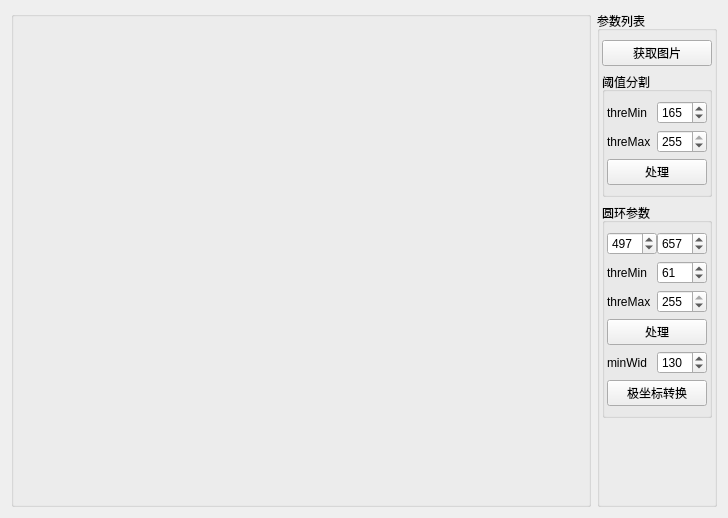
<?xml version="1.0" encoding="UTF-8"?>
<ui version="4.0">
 <class>duanhanWidget</class>
 <widget class="QWidget" name="duanhanWidget">
  <property name="geometry">
   <rect>
    <x>0</x>
    <y>0</y>
    <width>728</width>
    <height>518</height>
   </rect>
  </property>
  <property name="windowTitle">
   <string>Form</string>
  </property>
  <layout class="QHBoxLayout" name="horizontalLayout">
   <item>
    <layout class="QHBoxLayout" name="horizontalLayout_3">
     <property name="leftMargin">
      <number>0</number>
     </property>
     <item>
      <widget class="QGroupBox" name="grpbx_src">
       <property name="sizePolicy">
        <sizepolicy hsizetype="Expanding" vsizetype="Preferred">
         <horstretch>0</horstretch>
         <verstretch>0</verstretch>
        </sizepolicy>
       </property>
       <property name="title">
        <string/>
       </property>
       <layout class="QHBoxLayout" name="horizontalLayout_2">
        <property name="leftMargin">
         <number>0</number>
        </property>
        <property name="topMargin">
         <number>0</number>
        </property>
        <property name="rightMargin">
         <number>0</number>
        </property>
        <property name="bottomMargin">
         <number>0</number>
        </property>
        <item>
         <layout class="QHBoxLayout" name="hlay_src"/>
        </item>
       </layout>
      </widget>
     </item>
     <item>
      <widget class="QGroupBox" name="groupBox">
       <property name="minimumSize">
        <size>
         <width>120</width>
         <height>50</height>
        </size>
       </property>
       <property name="title">
        <string>参数列表</string>
       </property>
       <layout class="QVBoxLayout" name="verticalLayout_3">
        <property name="leftMargin">
         <number>2</number>
        </property>
        <property name="rightMargin">
         <number>2</number>
        </property>
        <item>
         <widget class="QPushButton" name="btn_getImg">
          <property name="text">
           <string>获取图片</string>
          </property>
         </widget>
        </item>
        <item>
         <widget class="QGroupBox" name="groupBox_2">
          <property name="title">
           <string>阈值分割</string>
          </property>
          <layout class="QVBoxLayout" name="verticalLayout_4">
           <property name="leftMargin">
            <number>2</number>
           </property>
           <property name="rightMargin">
            <number>2</number>
           </property>
           <item>
            <layout class="QHBoxLayout" name="horizontalLayout_4">
             <property name="spacing">
              <number>0</number>
             </property>
             <property name="topMargin">
              <number>0</number>
             </property>
             <item>
              <widget class="QLabel" name="label_2">
               <property name="text">
                <string>threMin</string>
               </property>
              </widget>
             </item>
             <item>
              <widget class="QSpinBox" name="spin_threMin">
               <property name="minimum">
                <number>0</number>
               </property>
               <property name="maximum">
                <number>255</number>
               </property>
               <property name="value">
                <number>165</number>
               </property>
              </widget>
             </item>
            </layout>
           </item>
           <item>
            <layout class="QHBoxLayout" name="horizontalLayout_5">
             <property name="spacing">
              <number>0</number>
             </property>
             <property name="topMargin">
              <number>0</number>
             </property>
             <item>
              <widget class="QLabel" name="label_3">
               <property name="text">
                <string>threMax</string>
               </property>
              </widget>
             </item>
             <item>
              <widget class="QSpinBox" name="spin_threMax">
               <property name="maximum">
                <number>255</number>
               </property>
               <property name="value">
                <number>255</number>
               </property>
              </widget>
             </item>
            </layout>
           </item>
           <item>
            <widget class="QPushButton" name="btn_detect">
             <property name="text">
              <string>处理</string>
             </property>
            </widget>
           </item>
          </layout>
         </widget>
        </item>
        <item>
         <widget class="QGroupBox" name="groupBox_3">
          <property name="title">
           <string>圆环参数</string>
          </property>
          <layout class="QVBoxLayout" name="verticalLayout_5">
           <property name="leftMargin">
            <number>2</number>
           </property>
           <property name="rightMargin">
            <number>2</number>
           </property>
           <item>
            <layout class="QHBoxLayout" name="horizontalLayout_8">
             <property name="spacing">
              <number>0</number>
             </property>
             <property name="topMargin">
              <number>0</number>
             </property>
             <item>
              <widget class="QSpinBox" name="spin_smallR">
               <property name="minimum">
                <number>0</number>
               </property>
               <property name="maximum">
                <number>999</number>
               </property>
               <property name="value">
                <number>497</number>
               </property>
              </widget>
             </item>
             <item>
              <widget class="QSpinBox" name="spin_bigR">
               <property name="maximum">
                <number>999</number>
               </property>
               <property name="value">
                <number>657</number>
               </property>
              </widget>
             </item>
            </layout>
           </item>
           <item>
            <layout class="QHBoxLayout" name="horizontalLayout_6">
             <property name="spacing">
              <number>0</number>
             </property>
             <property name="topMargin">
              <number>0</number>
             </property>
             <item>
              <widget class="QLabel" name="label_4">
               <property name="text">
                <string>threMin</string>
               </property>
              </widget>
             </item>
             <item>
              <widget class="QSpinBox" name="spin_laputhreMin">
               <property name="minimum">
                <number>0</number>
               </property>
               <property name="maximum">
                <number>255</number>
               </property>
               <property name="value">
                <number>61</number>
               </property>
              </widget>
             </item>
            </layout>
           </item>
           <item>
            <layout class="QHBoxLayout" name="horizontalLayout_7">
             <property name="spacing">
              <number>0</number>
             </property>
             <property name="topMargin">
              <number>0</number>
             </property>
             <item>
              <widget class="QLabel" name="label_5">
               <property name="text">
                <string>threMax</string>
               </property>
              </widget>
             </item>
             <item>
              <widget class="QSpinBox" name="spin_laputhreMax">
               <property name="maximum">
                <number>255</number>
               </property>
               <property name="value">
                <number>255</number>
               </property>
              </widget>
             </item>
            </layout>
           </item>
           <item>
            <widget class="QPushButton" name="btn_lapuDetect">
             <property name="text">
              <string>处理</string>
             </property>
            </widget>
           </item>
           <item>
            <layout class="QHBoxLayout" name="horizontalLayout_9">
             <property name="spacing">
              <number>0</number>
             </property>
             <property name="topMargin">
              <number>0</number>
             </property>
             <item>
              <widget class="QLabel" name="label_6">
               <property name="text">
                <string>minWid</string>
               </property>
              </widget>
             </item>
             <item>
              <widget class="QSpinBox" name="spin_minWid">
               <property name="maximum">
                <number>999</number>
               </property>
               <property name="value">
                <number>130</number>
               </property>
              </widget>
             </item>
            </layout>
           </item>
           <item>
            <widget class="QPushButton" name="btn_polarChange">
             <property name="text">
              <string>极坐标转换</string>
             </property>
            </widget>
           </item>
          </layout>
         </widget>
        </item>
        <item>
         <spacer name="verticalSpacer">
          <property name="orientation">
           <enum>Qt::Vertical</enum>
          </property>
          <property name="sizeHint" stdset="0">
           <size>
            <width>20</width>
            <height>40</height>
           </size>
          </property>
         </spacer>
        </item>
       </layout>
      </widget>
     </item>
    </layout>
   </item>
  </layout>
 </widget>
 <resources/>
 <connections/>
</ui>
